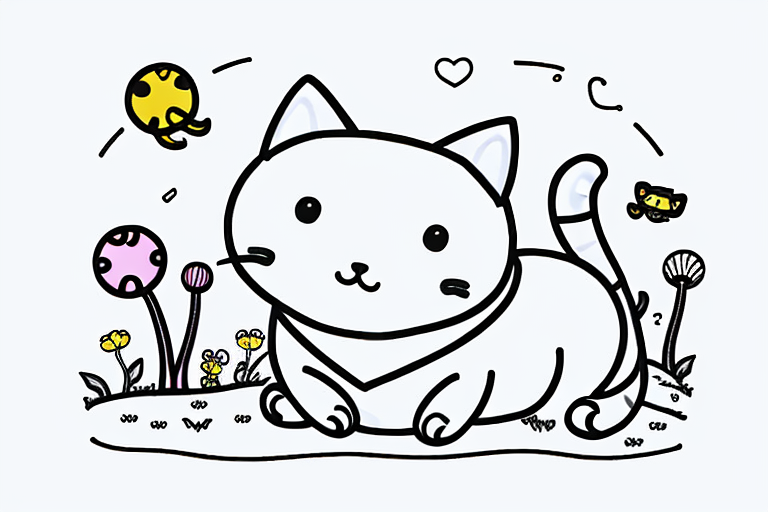
#> input picture images/00136-802355582.png, 768 x 512 px; its folder holds only this picture in this run
$ python create_canny.py
#> lines starting #> are read from the running program, lines starting #| are printed output that depends on the picture; after the words box and inside, x2 and y2 are one past the last pixel; in counts of white or black regions, pixels touching at a corner belong together
import glob
import cv2
import numpy as np
import os
from os import path as osp


def auto_canny(image, sigma=0.05):
    # Compute the median of the single channel pixel intensities
    v = np.median(image)

    # Apply automatic Canny edge detection using the computed median
    # lower = int(max(0, (1.0 - sigma) * v))
    # upper = int(min(255, (1.0 + sigma) * v))
    lower = 100
    upper = 255
    return cv2.Canny(image, lower, upper)


def main():
    file_dir = "./images"
    canny_dir = osp.abspath(osp.join(file_dir, "../", "canny"))
    if not osp.exists(canny_dir):
        os.makedirs(canny_dir)
    image_files = glob.glob("{}/*.png".format(file_dir))
    for image_file in image_files:
        file_name = osp.basename(image_file)
        image = cv2.imread(image_file, 0)
#> image: shape (512, 768); min 0, max 255, mean 216.5
        canny_file = osp.join(canny_dir, "canny_{}".format(file_name))
        print("Save to", canny_file)
        canny = auto_canny(image)
#> in auto_canny, `v = np.median(image)`: v = 247
#> in auto_canny, `return cv2.Canny(image, lower, upper)`:
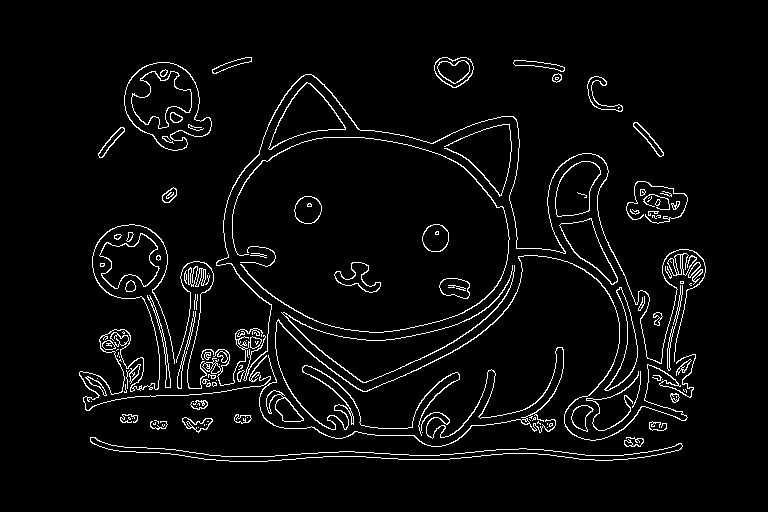
#> returned value: shape (512, 768); 4.3% white in thin lines or dots, all inside (x1, y1, x2, y2) = (79, 57, 706, 462)
        # invert color of image
        canny = cv2.bitwise_not(canny)
        # Create a transparent black image with the same size as the Canny image
        alpha = np.zeros_like(canny)
        # Set the alpha channel to 0.3
        alpha[:] = 0.3 * 255
        # Merge the Canny image and the alpha channel using cv2.addWeighted()
        canny_with_alpha = cv2.merge((canny, canny, canny, alpha))
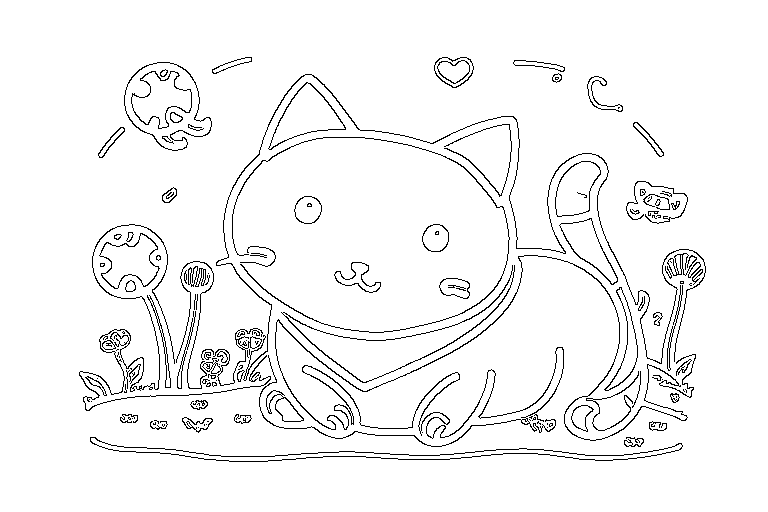
#> canny_with_alpha: shape (512, 768, 4); mean of channels 0, 1, 2, 3 244.1, 244.1, 244.1, 76; drawn as B, G, R
        cv2.imwrite(canny_file, canny_with_alpha)


if __name__ == "__main__":
    main()
